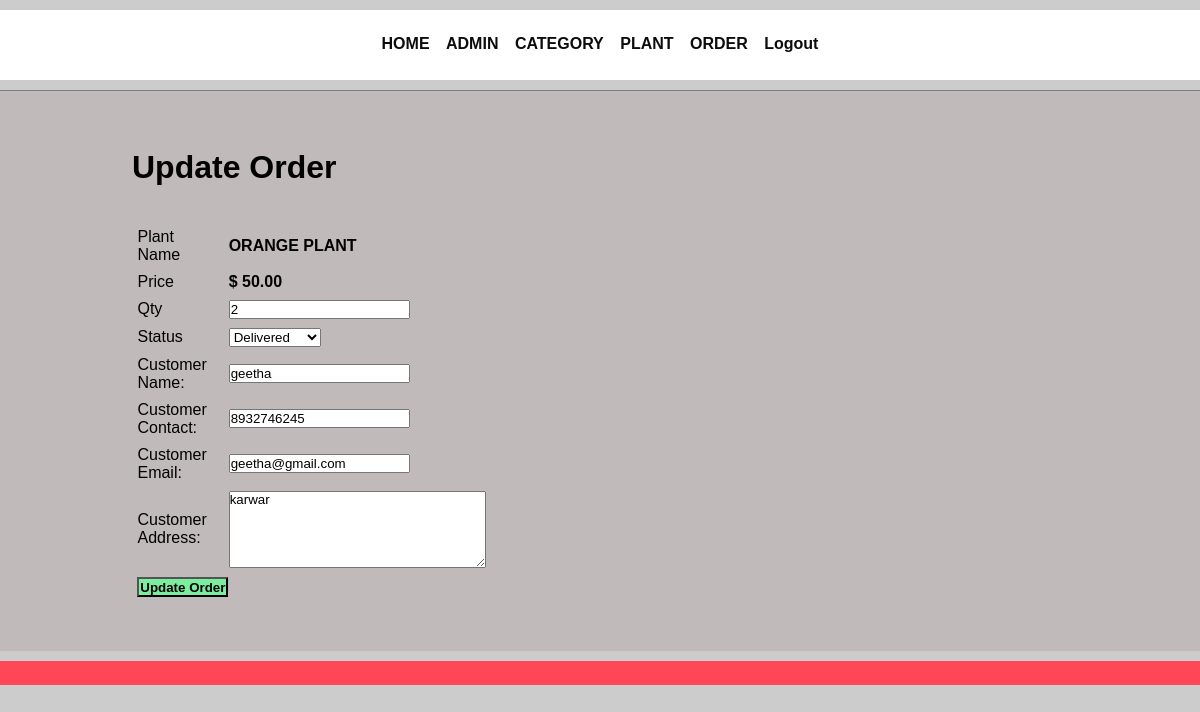
The app's page /admin/updateorder.php?id=4 (signed in) with its own data.
### tables this page shows
CREATE TABLE `tbl_order` (
  `id` int(5) UNSIGNED NOT NULL,
  `plant` varchar(50) NOT NULL,
  `price` decimal(10,2) NOT NULL,
  `qty` int(11) NOT NULL,
  `total` decimal(10,2) NOT NULL,
  `order_date` datetime NOT NULL,
  `status` varchar(20) NOT NULL,
  `customer_name` varchar(20) NOT NULL,
  `customer_contact` varchar(20) NOT NULL,
  `customer_email` varchar(30) NOT NULL,
  `customer_address` varchar(50) NOT NULL
);

### admin/updateorder.php (the view, shortened to what this page needs)
<?php include('partials/menu.php'); ?>
<div class="main-content">
    <div class="wrapper">
        <h1>Update Order</h1>
        <br><br>
        <?php
            if(isset($_GET['id']))
            {
                $id=$_GET['id'];
                $sql = "SELECT * FROM tbl_order WHERE id=$id";
                $res = mysqli_query($conn, $sql);
                $count = mysqli_num_rows($res);
                if($count==1)
                {
                    $row=mysqli_fetch_assoc($res);
                    $plant = $row['plant'];
                    $price = $row['price'];
                    $qty = $row['qty'];
                    $status = $row['status'];
                    $customer_name = $row['customer_name'];
                    $customer_contact = $row['customer_contact'];
                    $customer_email = $row['customer_email'];
                    $customer_address= $row['customer_address'];
                }
                else
                {
                    header('location:'.SITEURL.'admin/manageorder.php');
                }
            }
            else
            {
                header('location:'.SITEURL.'admin/manageorder.php');
            }
        ?>
        <form action="" method="POST">
            <table class="tbl-30">
                <tr>
                    <td>Plant Name</td>
                    <td><b> <?php echo $plant; ?> </b></td>
                </tr>
                <tr>
                    <td>Price</td>
                    <td>
                        <b> $ <?php echo $price; ?></b>
                    </td>
                </tr>
                <tr>
                    <td>Qty</td>
                    <td>
                        <input type="number" name="qty" value="<?php echo $qty; ?>">
                    </td>
                </tr>
                <tr>
                    <td>Status</td>
                    <td>
                        <select name="status">
                            <option <?php if($status=="Delivered"){echo "selected";} ?> value="Delivered">Delivered</option>
                        </select>
                    </td>
                </tr>
                <tr>
                    <td>Customer Name: </td>
                    <td>
                        <input type="text" name="customer_name" value="<?php echo $customer_name; ?>">
                    </td>
                </tr>
                <tr>
                    <td>Customer Contact: </td>
                    <td>
                        <input type="text" name="customer_contact" value="<?php echo $customer_contact; ?>">
                    </td>
                </tr>
                <tr>
                    <td>Customer Email: </td>
                    <td>
                        <input type="text" name="customer_email" value="<?php echo $customer_email; ?>">
                    </td>
                </tr>
                <tr>
                    <td>Customer Address: </td>
                    <td>
                        <textarea name="customer_address" cols="30" rows="5"><?php echo $customer_address; ?></textarea>
                    </td>
                </tr>
                <tr>
                    <td clospan="2">
                        <input type="submit" name="submit" value="Update Order" class="btn-secondary">
                    </td>
                </tr>
            </table>
        </form>
    </div>
</div>
<?php include('partials/footer.php'); ?>

### css/admin.css (style rules this page uses)
* { margin: 0; padding: 0 0; font-family: Arial, Helvetica, sans-serif; }
body { background-color: #cccccc; background-repeat: no-repeat; background-size: cover; }
.wrapper { margin-left:120px; border-radius: 30px; margin-top:10px; padding: 1%; width:80%; }
.tbl-30 { width: 30%; }
table tr td { padding: 1%; }
.btn-secondary { background-color: #7bed9f; padding: 1%; color: black; text-decoration: none; font-weight: bold; }
.main-content { background-color: #c0baba; padding: 3% 0%; }

### records on screen
tbl_order: plant "ORANGE PLANT", price "50.00", qty "2", status "Delivered", customer_name "geetha", customer_contact "8932746245", customer_email "geetha@gmail.com", customer_address "karwar"
